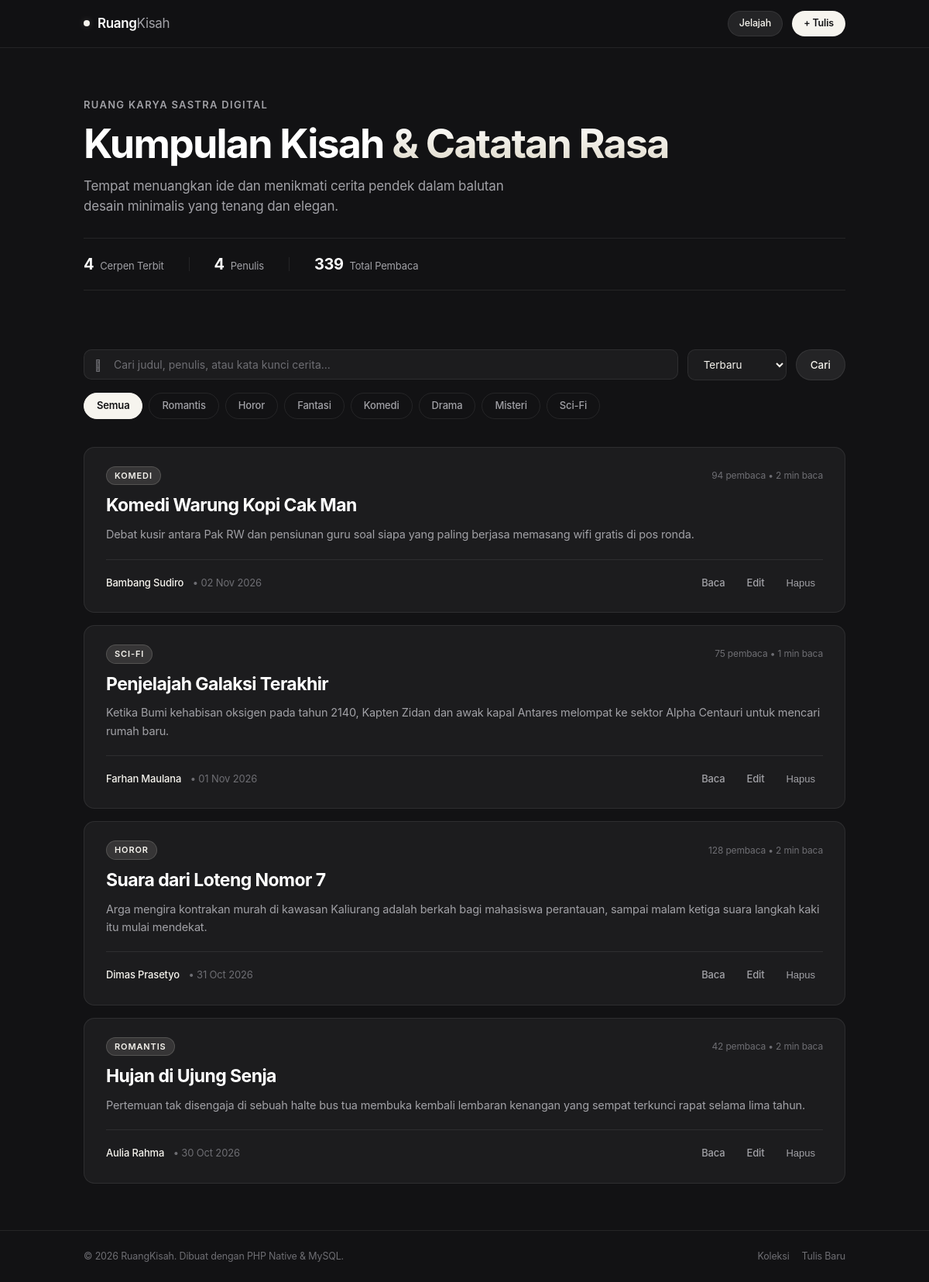
The page / on the database its author committed.
### tables this page shows
CREATE TABLE `cerpen` (
  `id` INT(11) NOT NULL AUTO_INCREMENT,
  `judul` VARCHAR(200) NOT NULL,
  `penulis` VARCHAR(100) NOT NULL,
  `kategori` VARCHAR(50) NOT NULL,
  `ringkasan` VARCHAR(300) NOT NULL,
  `isi` LONGTEXT NOT NULL,
  `cover_url` VARCHAR(255) DEFAULT NULL,
  `views` INT(11) NOT NULL DEFAULT 0,
  `created_at` DATETIME NOT NULL DEFAULT CURRENT_TIMESTAMP,
  `updated_at` DATETIME NOT NULL DEFAULT CURRENT_TIMESTAMP ON UPDATE CURRENT_TIMESTAMP,
  PRIMARY KEY (`id`)
);

### index.php (the view, shortened to what this page needs)
<?php
require_once 'config/database.php';
$search = trim($_GET['search'] ?? '');
$kategori = trim($_GET['kategori'] ?? '');
$sort = trim($_GET['sort'] ?? 'terbaru');
$sql = "SELECT * FROM cerpen WHERE 1=1";
$params = [];
switch ($sort) {
    case 'terbaru':
    default:
        $sql .= " ORDER BY id DESC";
        break;
}
$stmt = $pdo->prepare($sql);
$stmt->execute($params);
$cerpenList = $stmt->fetchAll();
$statsQuery = $pdo->query("SELECT COUNT(*) AS total_cerpen, COUNT(DISTINCT penulis) AS total_penulis, COALESCE(SUM(views), 0) AS total_views FROM cerpen");
$stats = $statsQuery->fetch();
$categories = ['Semua', 'Romantis', 'Horor', 'Fantasi', 'Komedi', 'Drama', 'Misteri', 'Sci-Fi'];
require_once 'includes/header.php';
?>
<section class="hero-section">
    <div class="hero-tagline">Ruang Karya Sastra Digital</div>
    <h1 class="hero-title">
        Kumpulan Kisah <span class="highlight-text">&amp; Catatan Rasa</span>
    </h1>
    <p class="hero-desc">
        Tempat menuangkan ide dan menikmati cerita pendek dalam balutan desain minimalis yang tenang dan elegan.
    </p>
    <div class="stats-bar">
        <div class="stat-item">
            <span class="stat-num"><?= number_format($stats['total_cerpen'] ?? 0) ?></span>
            <span class="stat-label">Cerpen Terbit</span>
        </div>
        <div class="stat-item">
            <span class="stat-num"><?= number_format($stats['total_penulis'] ?? 0) ?></span>
            <span class="stat-label">Penulis</span>
        </div>
        <div class="stat-item">
            <span class="stat-num"><?= number_format($stats['total_views'] ?? 0) ?></span>
            <span class="stat-label">Total Pembaca</span>
        </div>
    </div>
</section>
<section class="controls-wrapper">
    <form method="GET" action="index.php" class="search-row">
        <div class="search-box">
            <span class="search-icon">􀊫</span>
            <input
                type="text"
                id="liveSearchInput"
                name="search"
                class="search-input"
                placeholder="Cari judul, penulis, atau kata kunci cerita..."
                value="<?= htmlspecialchars($search) ?>"
                autocomplete="off"
            >
        </div>
        <select name="sort" class="sort-select" onchange="this.form.submit()">
            <option value="terbaru" <?= $sort === 'terbaru' ? 'selected' : '' ?>>Terbaru</option>
        </select>
        <button type="submit" class="btn btn-secondary">Cari</button>
    </form>
    <div class="category-nav">
        <?php foreach ($categories as $cat): ?>
            <?php
                $isActive = ($kategori === $cat) || (empty($kategori) && $cat === 'Semua');
                $urlQuery = http_build_query([
                    'kategori' => $cat === 'Semua' ? '' : $cat,
                    'search'   => $search,
                    'sort'     => $sort
                ]);
            ?>
            <a href="index.php?<?= $urlQuery ?>" class="category-chip <?= $isActive ? 'active' : '' ?>">
                <?= htmlspecialchars($cat) ?>
            </a>
        <?php endforeach; ?>
    </div>
</section>
<section class="stories-list">
    <?php if (empty($cerpenList)): ?>
        <div class="empty-state">
            <h3 class="empty-title">Tidak ada cerita ditemukan</h3>
            <p class="empty-desc">
                <?php if (!empty($search) || !empty($kategori)): ?>
                    Tidak ada cerpen yang cocok dengan kriteria pencarian Anda.
                <?php else: ?>
                    Belum ada cerpen yang diterbitkan di platform ini.
                <?php endif; ?>
            </p>
            <a href="tambah.php" class="btn btn-primary">Tulis Cerpen Baru</a>
        </div>
    <?php else: ?>
        <?php foreach ($cerpenList as $story): ?>
            <?php
                $wordCount = str_word_count(strip_tags($story['isi']));
                $estTime = max(1, ceil($wordCount / 180));
            ?>
            <article class="story-item">
                <div class="story-top-meta">
                    <span class="story-badge"><?= htmlspecialchars($story['kategori']) ?></span>
                    <span class="story-views"><?= number_format($story['views']) ?> pembaca &bull; <?= $estTime ?> min baca</span>
                </div>
                <h2 class="story-title">
                    <a href="baca.php?id=<?= $story['id'] ?>"><?= htmlspecialchars($story['judul']) ?></a>
                </h2>
                <p class="story-synopsis">
                    <?= htmlspecialchars($story['ringkasan']) ?>
                </p>
                <div class="story-bottom">
                    <div>
                        <span class="story-author"><?= htmlspecialchars($story['penulis']) ?></span>
                        <span class="story-date">&bull; <?= date('d M Y', strtotime($story['created_at'])) ?></span>
                    </div>
                    <div class="story-actions">
                        <a href="baca.php?id=<?= $story['id'] ?>" class="action-link">Baca</a>
                        <a href="edit.php?id=<?= $story['id'] ?>" class="action-link">Edit</a>
                        <button
                            type="button"
                            class="action-link danger js-delete-trigger"
                            data-id="<?= $story['id'] ?>"
                            data-title="<?= htmlspecialchars($story['judul']) ?>"
                            style="background: none; border: none; cursor: pointer;">
                            Hapus
                        </button>
                    </div>
                </div>
            </article>
        <?php endforeach; ?>
    <?php endif; ?>
</section>
<?php require_once 'includes/footer.php'; ?>

### includes/header.php (shortened to what this page needs)
<!DOCTYPE html>
<html lang="id">
<head>
    <link rel="stylesheet" href="assets/css/style.css">
</head>
<body>
    <header class="navbar">
        <div class="container nav-wrapper">
            <a href="index.php" class="brand-logo">
                <span class="brand-dot"></span>
                <span class="brand-name">Ruang<span>Kisah</span></span>
            </a>
            <div class="nav-actions">
                <a href="index.php" class="btn btn-secondary btn-sm">Jelajah</a>
                <a href="tambah.php" class="btn btn-primary btn-sm">+ Tulis</a>
            </div>
        </div>
    </header>
    <main class="container">

### includes/footer.php (shortened to what this page needs)
    </main>
    <footer class="site-footer">
        <div class="container footer-content">
            <div>
                &copy; <?= date('Y') ?> RuangKisah. Dibuat dengan PHP Native &amp; MySQL.
            </div>
            <div class="footer-links">
                <a href="index.php">Koleksi</a>
                <a href="tambah.php">Tulis Baru</a>
            </div>
        </div>
    </footer>
</body>
</html>

### rows shown on the page
cerpen: kategori "KOMEDI", views "94", isi "2", judul "Komedi Warung Kopi Cak Man", ringkasan "Debat kusir antara Pak RW dan pensiunan guru soal siapa yang paling berjasa memasang wifi gratis di pos ronda.", penulis "Bambang Sudiro", created_at "02 Nov 2026"
cerpen: kategori "SCI-FI", views "75", isi "1", judul "Penjelajah Galaksi Terakhir", ringkasan "Ketika Bumi kehabisan oksigen pada tahun 2140, Kapten Zidan dan awak kapal Antares melompat ke sektor Alpha Centauri untuk mencari rumah baru.", penulis "Farhan Maulana", created_at "01 Nov 2026"
cerpen: kategori "HOROR", views "128", isi "2", judul "Suara dari Loteng Nomor 7", ringkasan "Arga mengira kontrakan murah di kawasan Kaliurang adalah berkah bagi mahasiswa perantauan, sampai malam ketiga suara langkah kaki itu mulai mendekat.", penulis "Dimas Prasetyo", created_at "31 Oct 2026"
cerpen: kategori "ROMANTIS", views "42", isi "2", judul "Hujan di Ujung Senja", ringkasan "Pertemuan tak disengaja di sebuah halte bus tua membuka kembali lembaran kenangan yang sempat terkunci rapat selama lima tahun.", penulis "Aulia Rahma", created_at "30 Oct 2026"

### other values the page prints
$stats['total_cerpen'] "4"
$stats['total_penulis'] "4"
$stats['total_views'] "339"
$cat "Semua"
$cat "Romantis"
$cat "Horor"
$cat "Fantasi"
$cat "Komedi"
$cat "Drama"
$cat "Misteri"
$cat "Sci-Fi"
